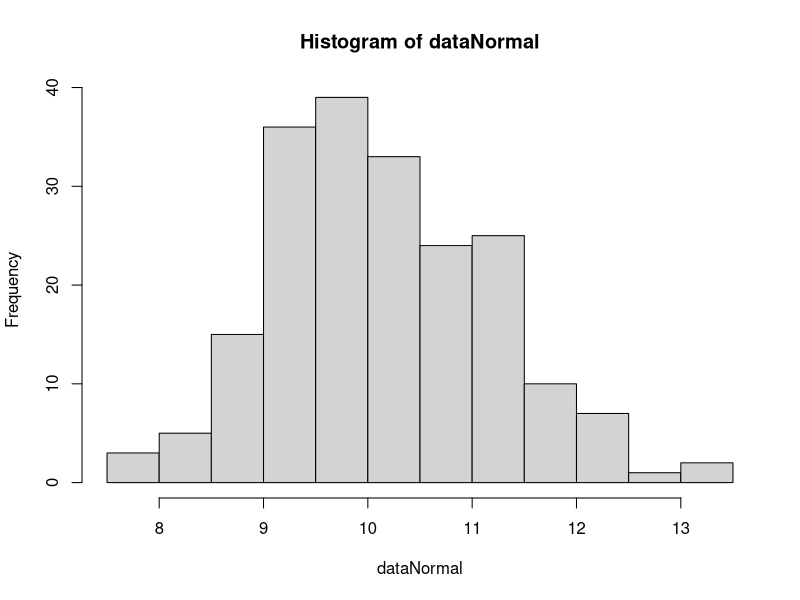
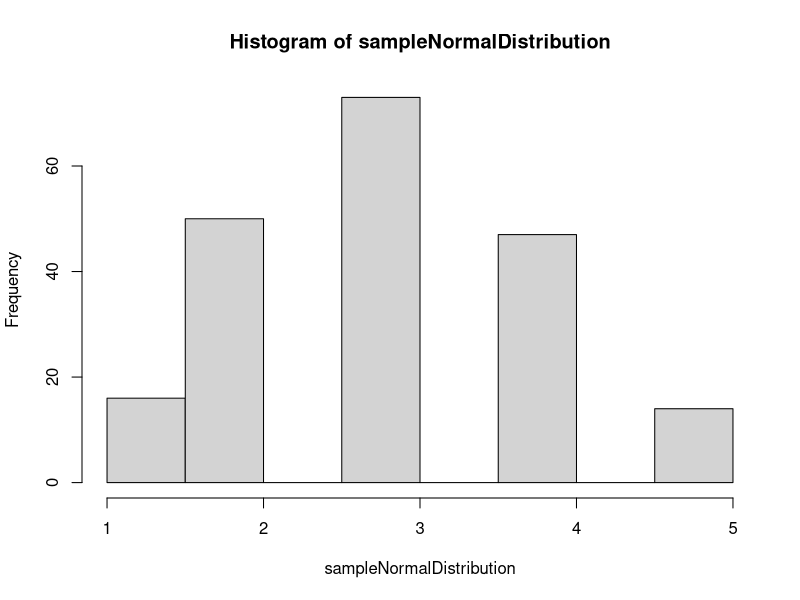
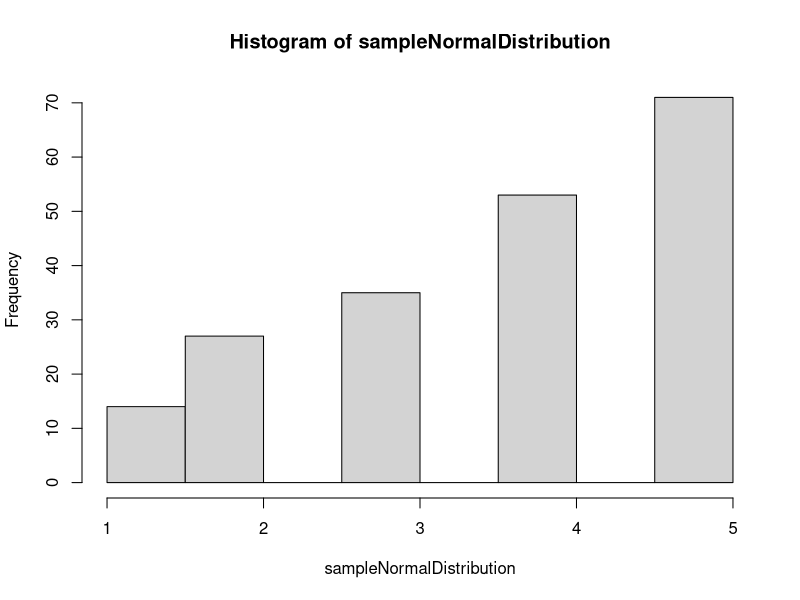
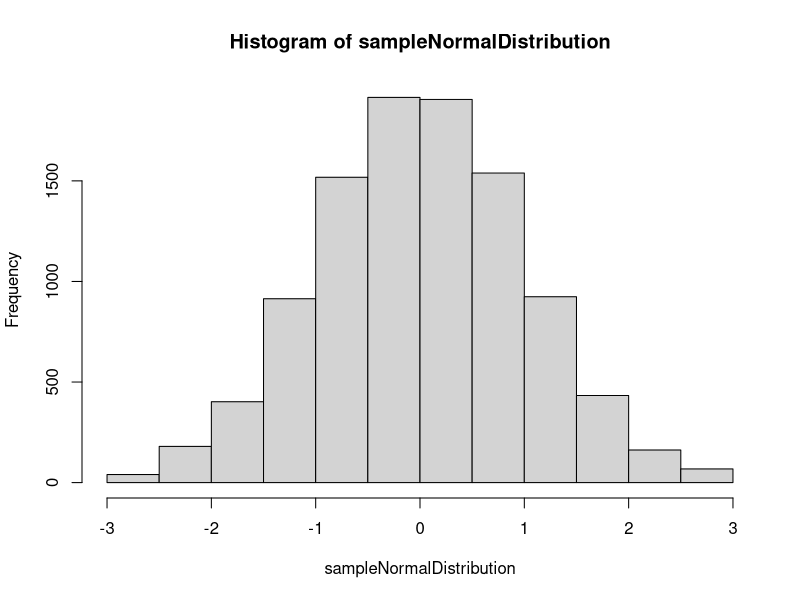
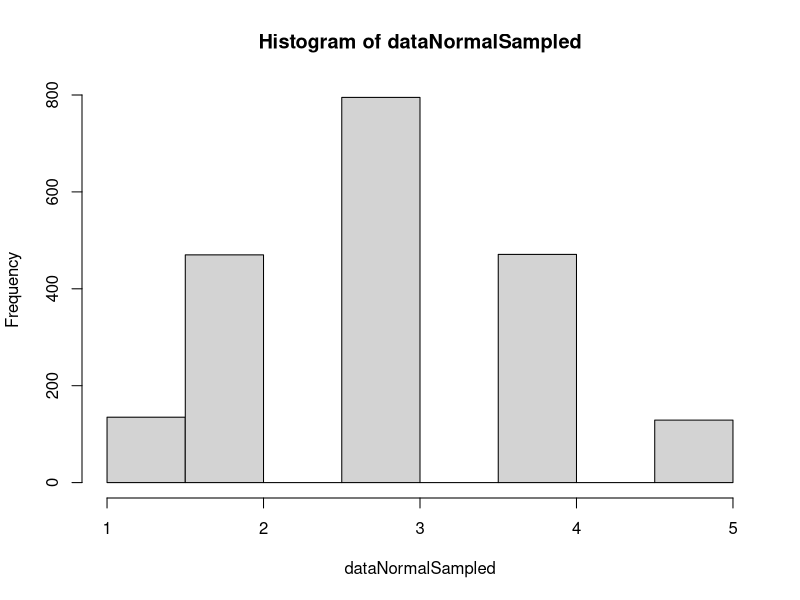

These charts were generated, in order, by the following R code: (Note: this script raises an error after producing the figures.)
## ---- chunk 1
#This makes it so that all simulations will produce the same numbers
set.seed(1337)

dataNormal <- rnorm(200, mean = 10, sd = 1)

hist(dataNormal)

## ---- chunk 2
set.seed(1337)
                            #The numbers we will sample from
sampleNormalDistribution <- sample(c(1, 2, 3, 4, 5), #i.e. our scale points
#200 = the number of cases. Replace = T means we can sample the same number multiple times. prob = the probability of each point being sampled. (e.g. 1 has a 6% chance, 2 has a 24% chance)
                      200, replace=T, prob = c(6, 24, 40, 24, 6)) 
hist(sampleNormalDistribution)

## ---- chunk 3
set.seed(1337)

sampleNormalDistribution <- sample(c(1, 2, 3, 4, 5), #scale points
                      200, replace=T, prob = c(4, 12, 20, 28, 38)) 
hist(sampleNormalDistribution)
## ---- chunk 4
set.seed(1337)

sampleNormalDistribution <- sample(c(seq(-3.00, 3.00, by = 0.01)), #scale points
                      10000, replace=T, prob = c(dnorm(seq(-3.00, 3.00, by = 0.01), mean = 0, sd = 1))) 
hist(sampleNormalDistribution)
## ---- chunk 5
set.seed(1337)

sampleNormalDistribution <- sample(c(1, 2, 3, 4, 5), #scale points
                      2000, replace=T, prob = c(6, 24, 40, 24, 6)) 

dataNormalSampled <- matrix( 
  c(sampleNormalDistribution),         
  nrow=200,              
  ncol=10,              
  byrow = TRUE)
rm(sampleNormalDistribution)

hist(dataNormalSampled)

## ---- chunk 6
#Create a matrix we will save our values to
dataForLoop <- matrix(nrow=10,ncol=1)
#The loop length goes in parentheses ()
for(i in 1:10)
#The function the loop executes goes in curly brackets {}
{
  #we use brackets [] to call a specific row and column in our dataset
  #we specify the row we want first, then the column
  #we can open our data frame or matrix and count (starting from 1) to get the number of a row or column we want. 
  #we can also just hover the name of that row or column to see its number.
  dataForLoop[i,1] <- i
}

print(dataForLoop)
  
## ---- chunk 7
dataDoubleLoop <-matrix(nrow=10,ncol=5)

for(i in 1:10)
{
  for (j in 1:5)
  {
   dataDoubleLoop[i,j] <- i + j
  }
}

print(dataDoubleLoop)

## ---- chunk 8
knitr::include_graphics("/Loop-GIF.gif")
## ---- chunk 9
#Creates our matrix
normalWPSample <-matrix(nrow=200,ncol=10)
#for loop to iterate over individuals
for(i in 1:200){
  #for loop to iterate over items within individuals
  for(j in 1:10){
    #first response randomly generated and set as the center point for all remaining responses
    if(j==1){ #remember j is our row, so this will sample a new center point whenever we are  on item 1 for a person.
      wInMean<-sample(1:5,1) #sets our mean. Could save in our matrix if we want to know it
          #We will sample a value that is the center point, or deviates from it by 1 or 2
      normalWPSample[i,j] <- sample(c(wInMean - 2, wInMean - 1, wInMean, 
                                      wInMean + 1, wInMean + 2), 
                                    #probabilities to sample these values
                                    1, replace=T, prob = c(6, 24, 40, 24, 6)) 
    }
    #all responses past first response. This function is the same as above, 
    #but we don't need to sample a value for the center point because we already have it
    else{
      normalWPSample[i,j] <- sample(c(wInMean - 2, wInMean - 1, wInMean, 
                                      wInMean + 1, wInMean + 2), 
                                    1, replace=T, prob = c(6, 24, 40, 24, 6)) 
    }
  }
}

hist(normalWPSample)
## ---- chunk 10
#If there is a number greater than 5 replace it with 5
normalWPSample[normalWPSample>5]<-5
#If there is a number less than 1 replace it with 1
normalWPSample[normalWPSample<1]<-1

hist(normalWPSample)
## ---- chunk 11
normalWPSample <- as.data.frame(normalWPSample)

for (i in 1:200)
{
#We can use a loop to grab the mean for all 10 items and write it to a new column
normalWPSample[i,11] <- mean(as.numeric(normalWPSample[i,1:10]))
}

#we can use this to rename our 11th variable to something more meaningful
names(normalWPSample)[11] <- "average"

hist(normalWPSample$average)

psych::describe(normalWPSample$average)
## ---- chunk 12
#Generates our data
dataTrainingMain <- data.frame(training = rep(c("Control", "Training 1", "Training 2")[1:3]),
                       perfScores = 0,
                       person = rep(1:300, each = 3),
                       trainer = rep(1:3, 100, each = 3),
                       Cgroup = rep(c("Low Conscientious","High Conscientious"), times=1, each = 450))

head(dataTrainingMain, n=5)
tail(dataTrainingMain, n=5)
## ---- chunk 13
set.seed(1337)
#training effects
for(i in 1:900){
    if(dataTrainingMain[i,1] == "Control"){
      dataTrainingMain[i,2] <- dataTrainingMain[i,2] + rnorm(1,mean = 5, sd=1)
    }
    else if(dataTrainingMain[i,1] == "Training 1"){
      dataTrainingMain[i,2] <- dataTrainingMain[i,2] + rnorm(1,mean = 6, sd=1)
    }
    else if(dataTrainingMain[i,1] == "Training 2"){
      dataTrainingMain[i,2] <- dataTrainingMain[i,2] + rnorm(1,mean = 7, sd=1)
    }
}
## ---- chunk 14
ggplot(dataTrainingMain, aes(x=training, y=perfScores)) + 
  geom_boxplot()
## ---- chunk 15
set.seed(1337)
#conscientiousness effects
for(i in 1:900){
  if(dataTrainingMain[i,1] == "Training 1" && dataTrainingMain[i,5] == "High Conscientious"){
    dataTrainingMain[i,2] <- dataTrainingMain[i,2] - 1
  }
  else if(dataTrainingMain[i,1] == "Training 2" && dataTrainingMain[i,5] == "High Conscientious"){
    dataTrainingMain[i,2] <- dataTrainingMain[i,2] + 1
  }
  else if(dataTrainingMain[i,1] == "Training 1" && dataTrainingMain[i,5] == "Low Conscientious"){
    dataTrainingMain[i,2] <- dataTrainingMain[i,2] + 1
  }
  else if(dataTrainingMain[i,1] == "Training 2" && dataTrainingMain[i,5] == "Low Conscientious"){
    dataTrainingMain[i,2] <- dataTrainingMain[i,2] - 1
  }
}
## ---- chunk 16
#Color blind friendly pallete
cbPalette <- c("#000000", "#4E79A7", "#F28E2B","#59A14F", "#A0CBE8","#FFBE7D",
               "#8CD17D", "#B6992D", "#F1CE63", "#499894", "#86BCB6", "#E15759",
               "#FF9D9A", "#79706E", "#BAB0AC", "#D37295", "#FABFB2", "#B07AA1",
               "#D4A6C8", "#9D7660", "#D7B5A6", "#BCBD22", "#8C564B", "98DF8A")
#This creates a palette of colors that is a bit more distinct for big data sets
bigColor = grDevices::colors()[grep('gr(a|e)y', grDevices::colors(), invert = T)]

ggplot(dataTrainingMain, aes(x=training, y=perfScores)) + 
  geom_boxplot()

ggplot(dataTrainingMain, aes(x=training, y=perfScores)) + 
  stat_summary(aes(group=Cgroup, color=Cgroup), fun.y=mean, geom = "line") +
  labs(x = "Training", y = "Performance", color = "Conscientiousness Level") +
  scale_fill_manual(values=cbPalette) + scale_colour_manual(values=cbPalette)
## ---- chunk 17
set.seed(1337)
#trainer effects
for(i in 1:900){
  if(i < 151 & dataTrainingMain[i,4] == 1){
    dataTrainingMain[i,2] <- dataTrainingMain[i,2] * 1.5
  }
  else if(i > 150 & i < 301 & dataTrainingMain[i,4] == 2){
    dataTrainingMain[i,2] <- dataTrainingMain[i,2] * 1.5
  }
  else if(i > 300 & i < 451 & dataTrainingMain[i,4] == 3){
    dataTrainingMain[i,2] <- dataTrainingMain[i,2] * 1.5
  }
  else if(i > 450 & i < 601 & dataTrainingMain[i,4] == 1){
    dataTrainingMain[i,2] <- dataTrainingMain[i,2] * 1.5
  }
  else if(i > 600 & i < 751 & dataTrainingMain[i,4] == 2){
    dataTrainingMain[i,2] <- dataTrainingMain[i,2] * 1.5
  }
  else if(i > 750 & i < 901 & dataTrainingMain[i,4] == 3){
    dataTrainingMain[i,2] <- dataTrainingMain[i,2] * 1.5
  }
}
## ---- chunk 18
#factors variables for graphing
dataTrainingMain$trainer <- as.factor(dataTrainingMain$trainer)
dataTrainingMain$person <- as.factor(dataTrainingMain$person)

ggplot(dataTrainingMain, aes(x=training, y=perfScores)) + 
  geom_boxplot()

ggplot(dataTrainingMain, aes(x=training, y=perfScores)) + 
  stat_summary(aes(group=Cgroup, color=Cgroup), fun.y=mean, geom = "line") +
  labs(x = "Training", y = "Performance", color = "Conscientiousness Level") +
  scale_fill_manual(values=cbPalette) + scale_colour_manual(values=cbPalette)

ggplot(data = dataTrainingMain, aes(x = training, y = perfScores, group = person, color = person)) + 
  geom_point() + geom_line() + 
  stat_summary(aes(group = person, color = person), geom = "point", fun.y = mean, shape = 3, size=5) +
  labs(x = "Training", y = "Performance") + theme(legend.position = "none") +
  scale_fill_manual(values=bigColor) + scale_colour_manual(values=bigColor)

## ---- chunk 19
install.packages(lme4)
install.packages(lmerTest)

fit1 <- aov(perfScores ~ training*trainer*Cgroup, data=dataTrainingMain)
summary(fit1)

fit2 <- lmer(perfScores ~ training * Cgroup + (1 | trainer:training) + 
              (1 | trainer:training:Cgroup), data = dataTrainingMain)
anova(fit2)
